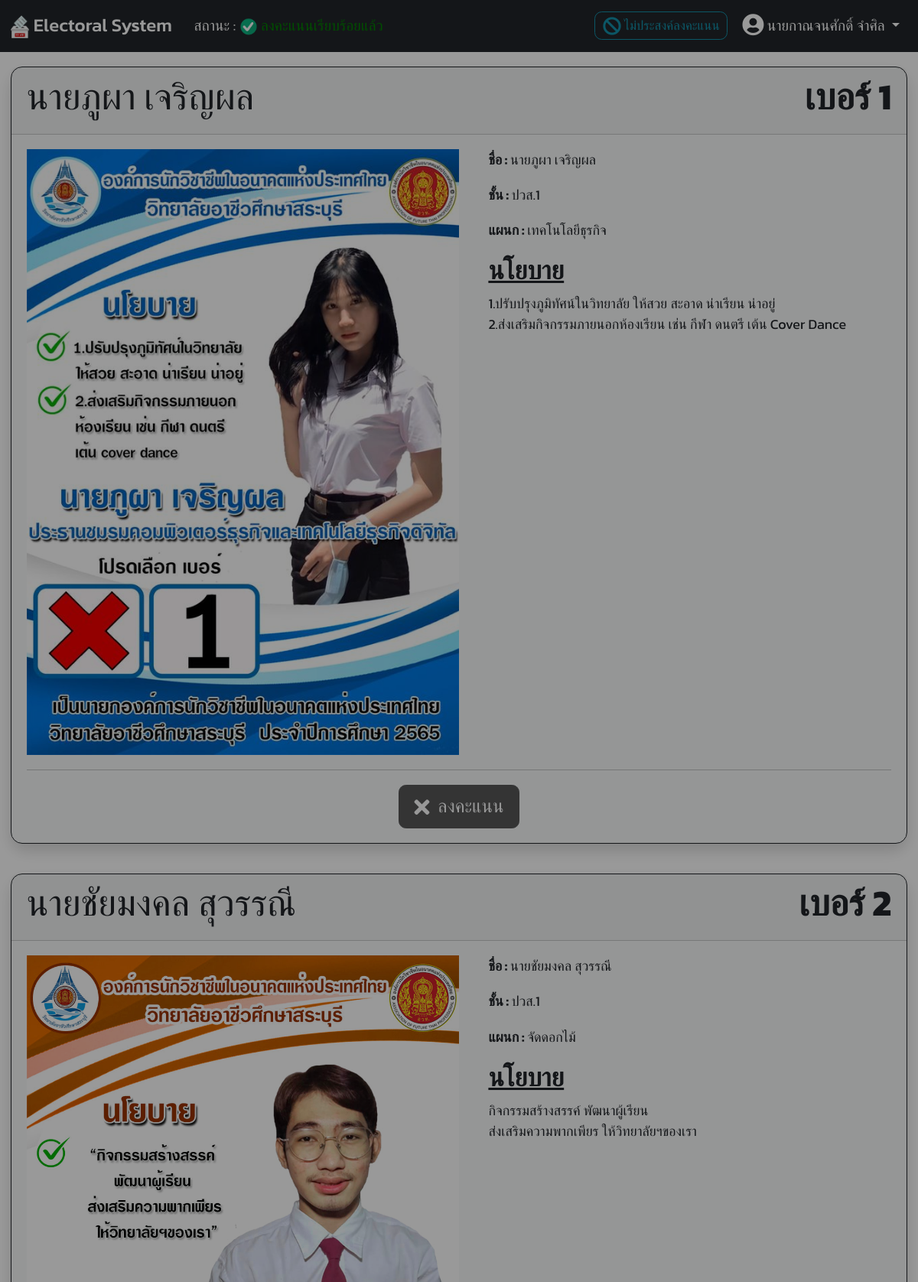
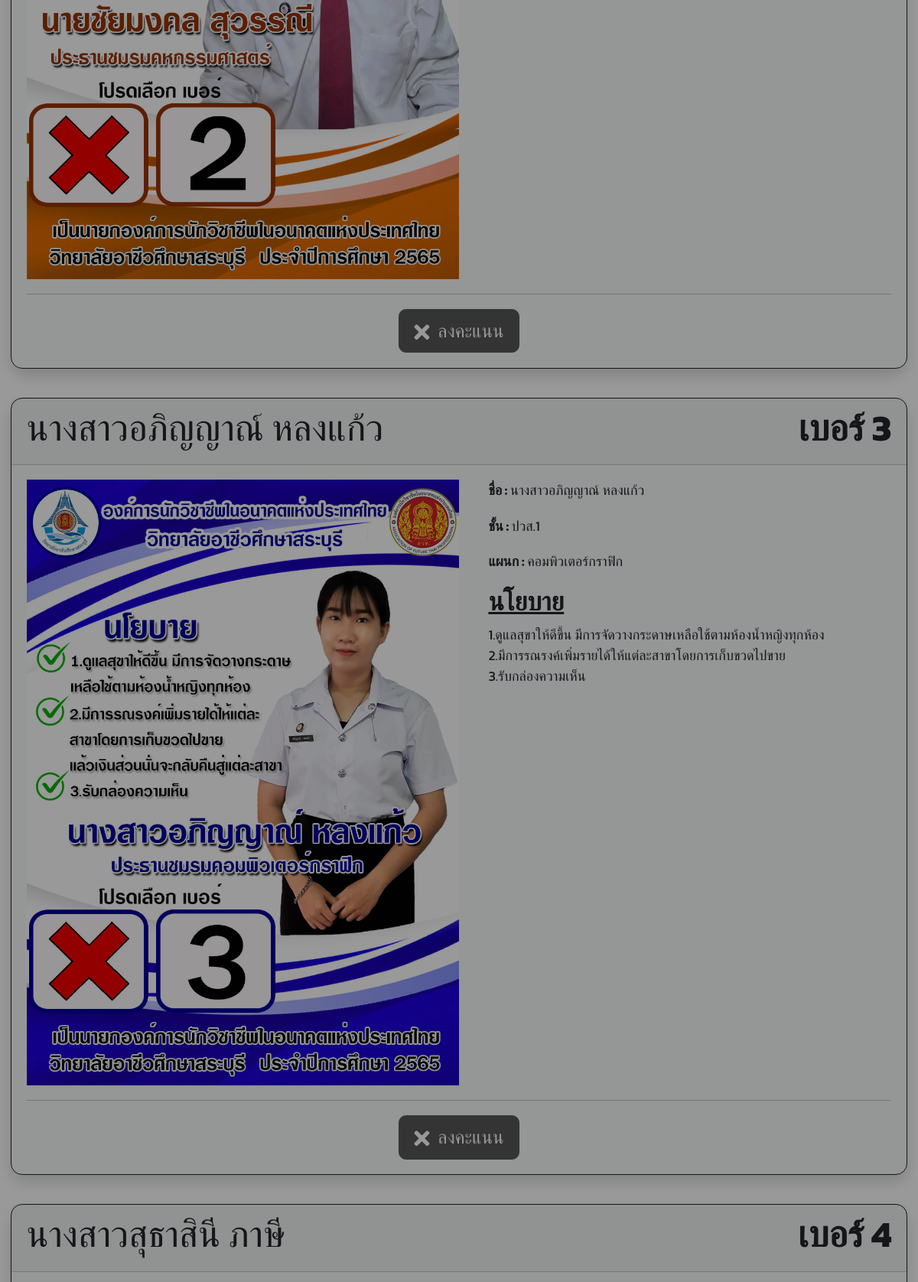
Screenshot of /candidates (signed in, upper part) with the database file from the repository (2 pictures, top to bottom).
### tables this page shows
CREATE TABLE `eltr_student` (
  `s_user` varchar(100) NOT NULL,
  `s_pass` varchar(100) NOT NULL,
  `s_name` varchar(100) NOT NULL,
  `s_class` varchar(10) NOT NULL,
  `s_year` int(11) NOT NULL,
  `s_status` int(11) NOT NULL
);

CREATE TABLE `eltr_candidate` (
  `c_number` int(11) NOT NULL,
  `c_stdid` varchar(100) NOT NULL,
  `c_name` varchar(100) NOT NULL,
  `c_class` varchar(10) NOT NULL,
  `c_major` varchar(100) NOT NULL,
  `c_year` int(11) NOT NULL,
  `c_policy` varchar(500) NOT NULL,
  `c_img` varchar(100) NOT NULL,
  `c_score` int(11) NOT NULL
);

### candidates.php (the view, shortened to what this page needs)
<!DOCTYPE html>
<html lang="en">
<head>
    <link rel="stylesheet" href="css/bootstrap.min.css">
    <link rel="stylesheet" href="css/style.css">
    <link rel="stylesheet" href="css/custom.css">
    <link rel="stylesheet" href="admin/css/fontawesome.min.css">
</head>
<body>
    <?php
        include('condb.php');
        $ID = $_SESSION['ID'];
        $sql = "SELECT * FROM `eltr_student` WHERE s_user = '$ID'";
        $result = mysqli_query($con, $sql) or die ("Error in query: $sql" . mysqli_error());
        $sql_candidates = "SELECT * FROM `eltr_candidate` WHERE c_number >= 1 ORDER BY 'c_number' ASC";
        $result_candidates = mysqli_query($con, $sql_candidates) or die ("Error in query: $sql_candidates " . mysqli_error());
        while($row = mysqli_fetch_array($result))
        {
            $name = $row['s_name'];
        }
    ?>
    <nav class="navbar navbar-expand-lg sticky-top navbar-dark bg-dark">
        <div class="container-fluid">
            <a class="navbar-brand mb-0 h1"><img src="img/logo/logo.png" style="width: 1.25rem;">&nbsp;Electoral System</a>
            <div class="collapse navbar-collapse" id="navbarSupportedContent">
                <ul class="navbar-nav me-auto">
                    <li class="nav-item active">
                        <a class="nav-link active disabled">สถานะ : <?php
                            foreach($result as $row)
                            {
                                if($row['s_status'] == 0) {
                                    echo "<font color='red'><img src='img//logo/incorrect.png' class='align-middle' style='width: 1.25rem;'>&nbsp;ยังไม่ได้ลงคะแนน</font>";
                                } else {
                                    echo "<font color='green'><img src='img//logo/correct.png' class='align-middle' style='width: 1.25rem;'>&nbsp;ลงคะแนนเรียบร้อยแล้ว</font>";
                                }
                            }
                            ?>
                        </a>
                    </li>
                </ul>
                <ul class="navbar-nav">
                    <li class="nav-item">
                        <?php foreach($result as $rows) { ?>
                            <button class="btn btn-sm btn-outline-info btn-center" data-bs-toggle="modal" data-bs-target="#notvote" <?php if($rows['s_status'] == 1) { ?> disabled <?php } ?>>
                                <i class="fas fa-ban align-text-bottom" style="font-size: 1.25rem;"></i> ไม่ประสงค์ลงคะแนน
                            </button>
                        <?php } ?>
                    </li>
                    <li class="nav-item dropdown">
                        <a class="nav-link dropdown-toggle active" href="#" role="button" data-bs-toggle="dropdown" aria-expanded="false">
                            <i class="fas fa-user-circle align-text-top" style="font-size: 1.5rem;"></i>
                            <?php echo $name; ?>
                        </a>
                    </li>
                </ul>
            </div>
        </div>
    </nav>
    <div class="container-fluid">
        <div class="grid">
            <?php foreach($result_candidates as $row) { ?>
                <div class="col-sm-12">
                    <div class="shadow rounded">
                        <div class="card bg-light border-dark">
                            <div class="card-header">
                                <div class="row">
                                    <div class="col-9">
                                        <h1 class="card-title"><?php echo $row['c_name']; ?></h1>
                                    </div>
                                    <div class="col-3">
                                        <h1 class="card-title" align="right"><b>เบอร์ <?php echo $row['c_number']; ?></b></h1>
                                    </div>
                                </div>
                            </div>
                            <div class="card-body">
                                <div class="grid-2">
                                    <div class="col-md-12">
                                        <img src="admin/img/policy/<?php echo $row['c_img']; ?>" class="fit">
                                    </div>
                                    <div class="col-md-12">
                                        <p class="card-text"><b>ชื่อ : </b><?php echo $row['c_name']; ?></p>
                                        <p class="card-text"><b>ชั้น : </b><?php echo $row['c_class']; ?></p>
                                        <p class="card-text"><b>แผนก : </b><?php echo $row['c_major']; ?></p>
                                        <p class="card-text">
                                            <h3><b><u>นโยบาย</u></b></h3>
                                            <?php echo $row['c_policy']; ?>
                                        </p>
                                    </div>
                                </div>
                                <hr>
                                <center>
                                    <?php foreach($result as $rows) { ?>
                                        <button href="candidates_db.php?c_number=<?php echo $row['c_number'];?>" class="btn btn-dark btn-lg" data-bs-toggle="modal" data-bs-target="#vote<?php echo $row['c_number'];?>" <?php if($rows['s_status'] == 1) { ?> disabled <?php } ?>>
                                            <i class="fas fa-times align-middle" style="font-size: 1.5rem"></i>
                                            &nbsp;ลงคะแนน
                                        </button>
                                    <?php } ?>
                                </center>
                            </div>
                        </div>
                    </div>
                </div>
            <?php } ?>
            <?php
                echo '
                <script src="js/jquery-3.6.1.min.js"></script>
                <script src="js/sweetalert2.all.min.js"></script>
                <link rel="stylesheet" href="css/sweetalert2.min.css">
                ';
            ?>
        </div>
    </div>
</body>
</html>

### css/style.css (style rules this page uses)
html { font-size: calc(60% + 0.8vmin); }
body { font-family: 'Kanit', sans-serif; }
.btn-center { top: 11%; position: relative; }
.grid { display: grid; grid-template-columns: repeat(2, 1fr); grid-gap: 1rem; }
.grid-2 { display: grid; grid-template-columns: 50% auto; grid-gap: 2rem; font-size: 18px; }
.fit { width: 100%; }
@media screen and (max-width: 1400px) { .grid { display: grid; grid-template-columns: auto; grid-gap: 2rem; } }
@media screen and (max-width: 1400px) { .grid-2 { display: grid; grid-template-columns: 50% auto; grid-gap: 2rem; } }
@media screen and (max-width: 1400px) { .fit { width: 100%; } }

### css/custom.css (style rules this page uses)
.rounded { border-radius: 1rem!important; }
.btn { border-radius: .5rem; transition: .25s; }
.btn-dark:disabled { background-color: black; border-color: black; transform: translateY(0px); box-shadow: 0 0 0 0; transition: 0s; cursor: default; }
.card { border-radius: 15px !important; }
.shadow { box-shadow: 0 .5rem 1rem rgba(0,0,0,.15)!important; }

### rows the page displays
eltr_student: s_status 1 (drawn), s_name "นายกาณจนศักดิ์ จำศิล"
eltr_candidate: c_name "นายภูผา เจริญผล", c_number "1", c_img (picture), c_class "ปวส.1", c_major "เทคโนโลยีธุรกิจ", c_policy "1.ปรับปรุงภูมิทัศน์ในวิทยาลัย ให้สวย สะอาด น่าเรียน น่าอยู่ 2.ส่งเสริมกิจกรรมภายนอกห้องเรียน เช่น กีฬา ดนตรี เต้น Cover Dance"
eltr_candidate: c_name "นายชัยมงคล สุวรรณี", c_number "2", c_img (picture), c_class "ปวส.1", c_major "จัดดอกไม้", c_policy "กิจกรรมสร้างสรรค์ พัฒนาผู้เรียน ส่งเสริมความพากเพียร ให้วิทยาลัยฯของเรา"
eltr_candidate: c_name "นางสาวอภิญญาณ์ หลงแก้ว", c_number "3", c_img (picture), c_class "ปวส.1", c_major "คอมพิวเตอร์กราฟิก", c_policy "1.ดูแลสุขาให้ดีขึ้น มีการจัดวางกระดาษเหลือใช้ตามห้องน้ำหญิงทุกห้อง 2.มีการรณรงค์เพิ่มรายได้ให้แต่ละสาขาโดยการเก็บขวดไปขาย 3.รับกล่องความเห็น"
eltr_candidate: c_name "นางสาวสุธาสินี ภาษี", c_number "4"
